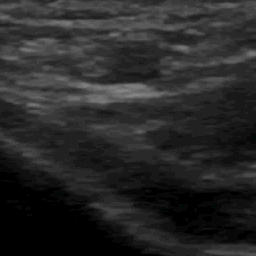
#> input picture dataset/1.png, 256 x 256 px, given in place of Eka60.avi, which was not available
$ jupyter execute challenge3.ipynb   (older library calls are emulated)   (text cells are left out)
#> lines starting #> are read from the running program, lines starting #| are printed output that depends on the picture
[cell 1]
import os
from os import listdir
import cv2
import numpy as np
from natsort import natsorted, ns
import glob
import matplotlib.pyplot as plt
from skimage import io
from skimage import color
from scipy import ndimage, misc
from skimage import exposure
from scipy.ndimage import gaussian_filter

[cell 2]
from IPython.display import clear_output
from filtering import *

cam = cv2.VideoCapture('dataset/Eka60.avi')
width = cam.get(cv2.CAP_PROP_FRAME_WIDTH)
height = cam.get(cv2.CAP_PROP_FRAME_HEIGHT)
print('Dimensi : '+ str(int(width)) + ' x ' + str(int(height)))
fps = cam.get(cv2.CAP_PROP_FPS)
print('FPS : ' + str(int(fps)))
frame_count = cam.get(cv2.CAP_PROP_FRAME_COUNT)
print('Frame Count : ' + str(int(frame_count)))

outpath = 'dataset/ExtractedImage/'
try:
    # Pembuatan Folder (Kalau belum dibuat tidak bisa disimpan)
    if not os.path.exists(outpath):
        os.makedirs(outpath)
except OSError:
    print('Error: Creating directory of data')
# extract image
# Iterasi frame lengkap
currentframe = 0
# Iterasi sampling
samplingframe = 0
images = np.empty(int(frame_count)//10+1, dtype=object)
while(True):
     # Membaca dari frame
    ret, frame = cam.read()
#> frame is the input picture: shape (256, 256, 3); mean B, G, R 40.1, 40.1, 40.1

    if ret:
        if (currentframe % 5 == 0):
            # Pembuatan gambar berkelanjutan
            name = outpath + str(samplingframe) + '.png'

            croppedimg = frame[20:276,111:367]#frame[20:400,50:430]
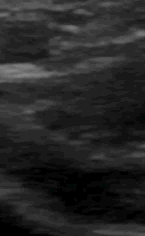
#> croppedimg: shape (236, 145, 3); mean B, G, R 37.6, 37.6, 37.6

            # Membuat gambar dengan imwrite
            cv2.imwrite(name, croppedimg)
            samplingframe += 1

        currentframe += 1
    else:
        break
cam.release()


$ run again, on dataset/10.png
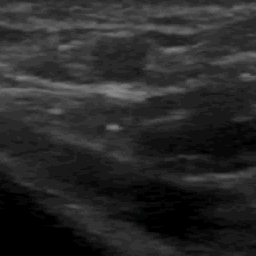
#> input picture dataset/10.png, 256 x 256 px, given in place of Eka60.avi, which was not available
#> frame is the input picture: shape (256, 256, 3); mean B, G, R 40.2, 40.2, 40.2
#> `croppedimg = frame[20:276,111:367]#frame[20:400,50:430]`:
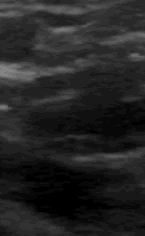
#> croppedimg: shape (236, 145, 3); mean B, G, R 35.6, 35.6, 35.6

$ run again, on dataset/11.png
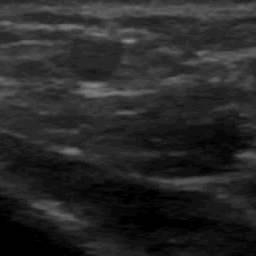
#> input picture dataset/11.png, 256 x 256 px, given in place of Eka60.avi, which was not available
#> frame is the input picture: shape (256, 256, 3); mean B, G, R 39.4, 39.4, 39.4
#> `croppedimg = frame[20:276,111:367]#frame[20:400,50:430]`:
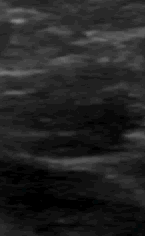
#> croppedimg: shape (236, 145, 3); mean B, G, R 34.6, 34.6, 34.5

$ run again, on dataset/12.png
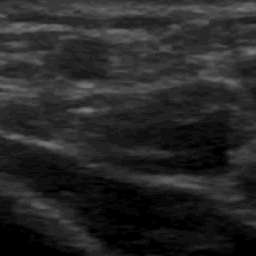
#> input picture dataset/12.png, 256 x 256 px, given in place of Eka60.avi, which was not available
#> frame is the input picture: shape (256, 256, 3); mean B, G, R 38.3, 38.3, 38.3
#> `croppedimg = frame[20:276,111:367]#frame[20:400,50:430]`:
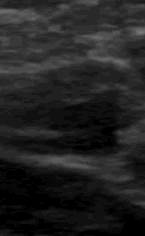
#> croppedimg: shape (236, 145, 3); mean B, G, R 33.7, 33.7, 33.7
